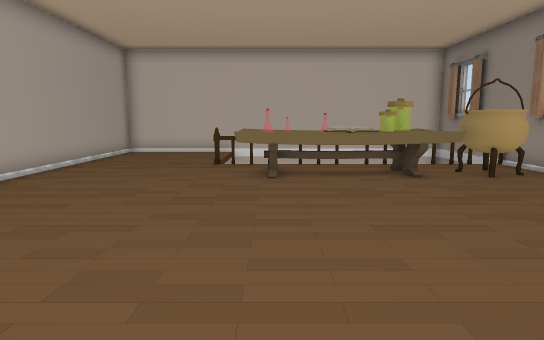
View 1 (above)

16 first-person views from a walk through a scene from a Unity 3-D project. The camera is 1.5 m above the floor, tilts 8° down and sees 75° across. The floor is counted in squares, 1 m on a side. Each view is taken from the middle of a square. On the plan, view 1 faces up. The plan holds only what a view shows up to about 16 squares ahead; the rest is blank. Some animated figures are left out. Door leaves are left out, so doorways stand open.

View 2
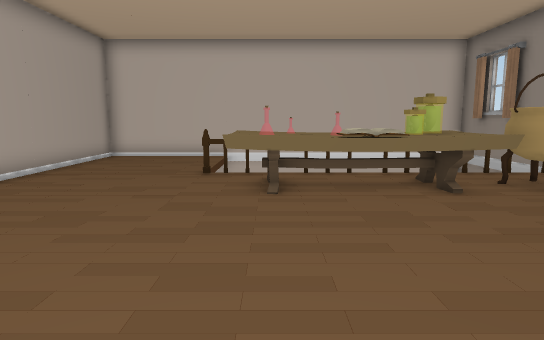

View 3
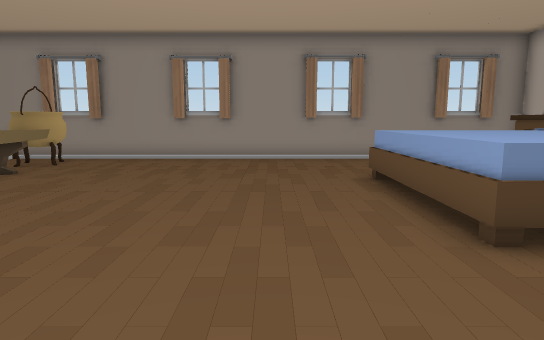

View 4
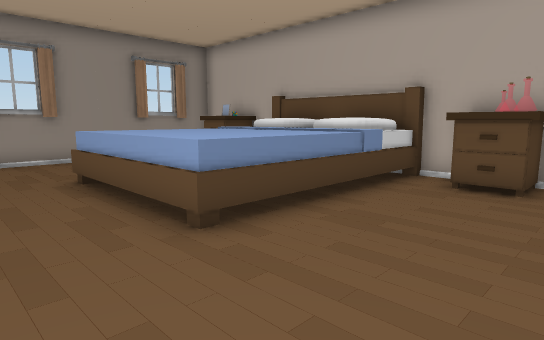

View 5
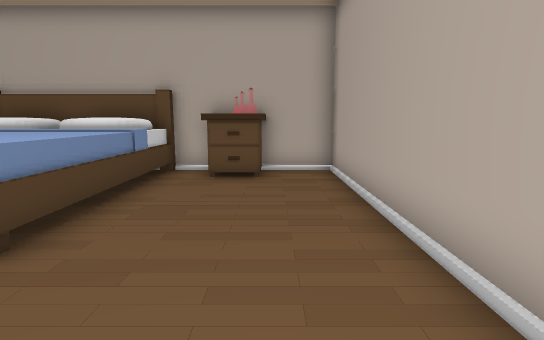

View 6
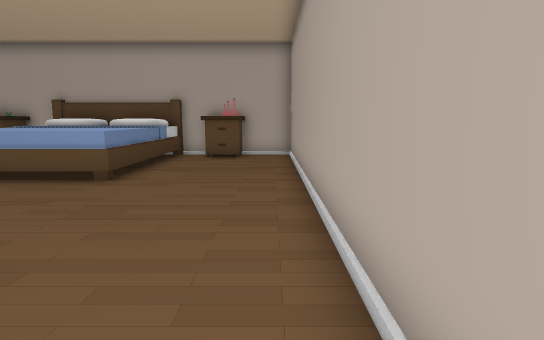

View 7
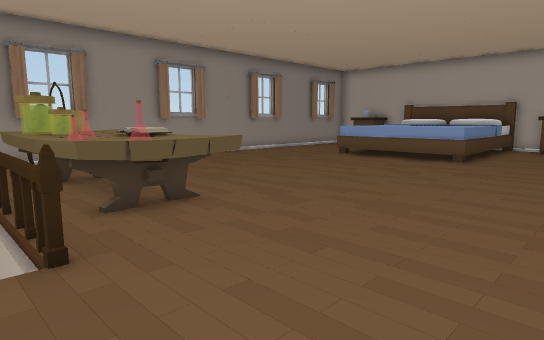

View 8
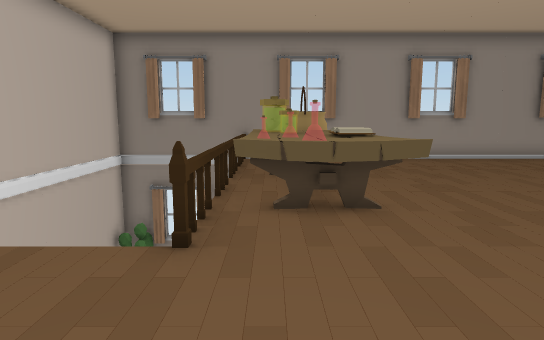

View 9
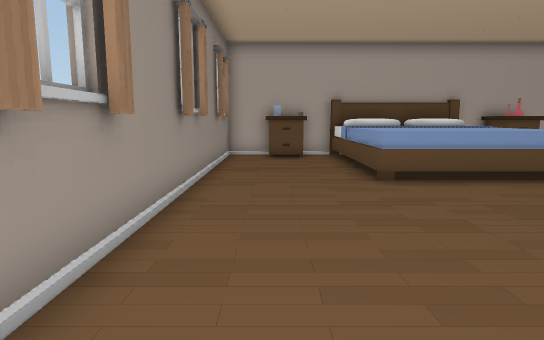

View 10
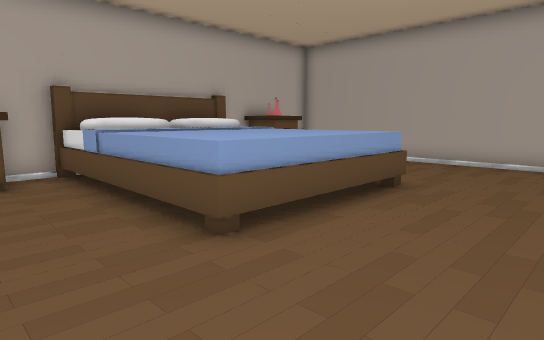

View 11
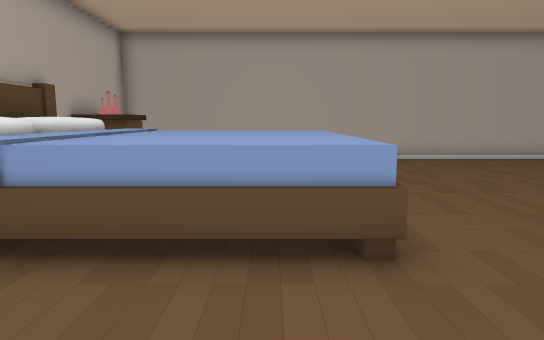

View 12
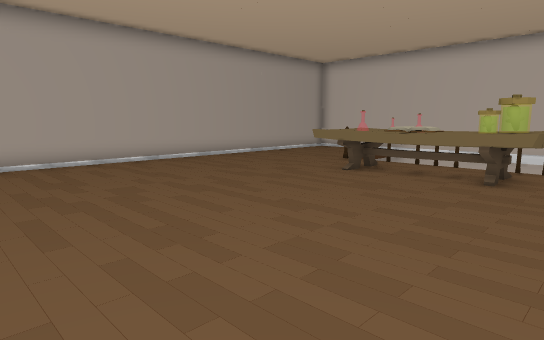

View 13
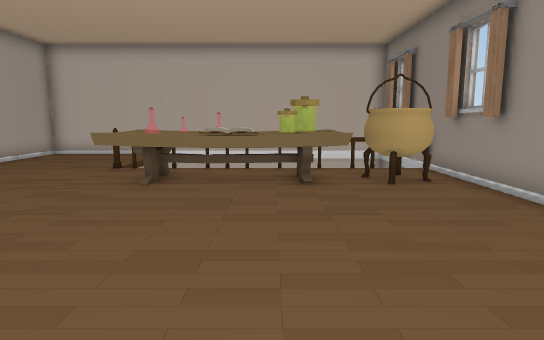

View 14
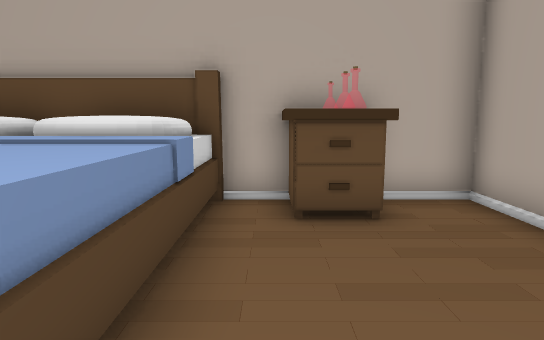

View 15
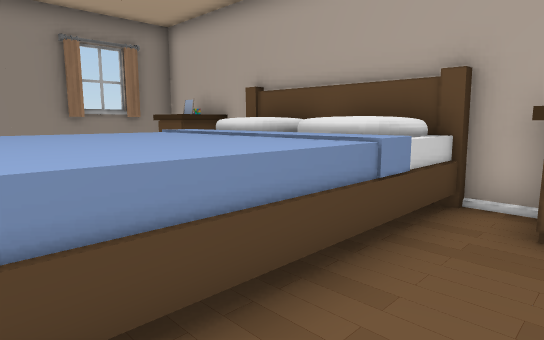

View 16
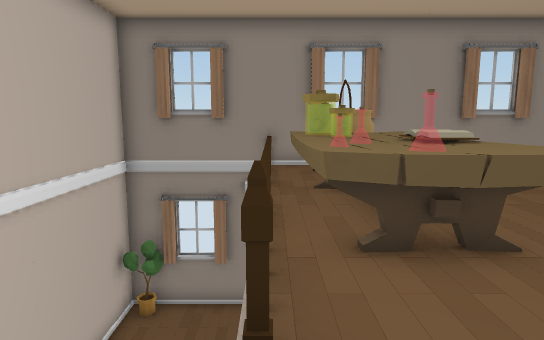

### Floor plan
Key: @ floor where view 1 was taken; # wall or solid block; . floor; D open door; v drop or lower ground; T table; J jar; B books; C cauldron; N nightstand; O other object.
Columns run from 7 left of view 1 to 8 right of it. Each row starts with its distance up from view 1.
 17 ################
 16 #....v       vO#
 15 #....v       vv#
 14 #....v       vv#
 13 #....v       vv#
 12 #....OTTTTTTOOO#
 11 #.....TOO JJTC #
 10 #.....TOTBJTCCC#
  9 #.....TTBBBTTC.#
  8 #..............#
  7 #..............#
  6 #..............#
  5 #..............D
  4 #..............D
  3 #..............#
  2 #..............#
  1 #..............#
  0 #......@.......#
 -1 #....OOOOOO....#
 -2 #....OOOOOO....#
 -3 #....OOOOOO....#
 -4 #....OOOOOO....#
 -5 #....OOOOOO....#
 -6 #..N.OOOOOO.NN.#
 -7 #.N NOO OOO.NN.#
 -8 ################

Positions as (right, up) in squares from view 1, and headings:
1: (0, 0), facing up
2: (0, 2), facing up
3: (-6, 2), facing right
4: (-6, 2), facing down-right
5: (-5, 3), facing down
6: (-6, 8), facing down
7: (-6, 13), facing down-right
8: (-6, 11), facing right
9: (6, 8), facing down
10: (6, 3), facing down-left
11: (7, -2), facing left
12: (6, 0), facing up-left
13: (3, 1), facing up
14: (-3, -1), facing down
15: (-4, -1), facing down-right
16: (-4, 12), facing right
